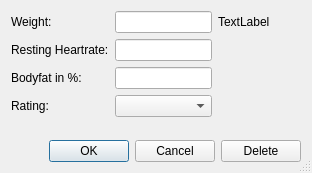
<?xml version="1.0" encoding="UTF-8"?>
<ui version="4.0">
 <class>PhysicalEditor</class>
 <widget class="QDialog" name="PhysicalEditor">
  <property name="geometry">
   <rect>
    <x>0</x>
    <y>0</y>
    <width>312</width>
    <height>173</height>
   </rect>
  </property>
  <property name="windowTitle">
   <string>Dialog</string>
  </property>
  <property name="sizeGripEnabled">
   <bool>true</bool>
  </property>
  <property name="modal">
   <bool>true</bool>
  </property>
  <layout class="QGridLayout" name="gridLayout_2" columnstretch="2,2,2,1">
   <item row="0" column="0" colspan="3">
    <layout class="QGridLayout" name="gridLayout">
     <item row="0" column="0">
      <widget class="QLabel" name="label">
       <property name="text">
        <string>Weight:</string>
       </property>
      </widget>
     </item>
     <item row="0" column="1">
      <widget class="WeightLineEdit" name="weightEdit"/>
     </item>
     <item row="0" column="2">
      <widget class="QLabel" name="bmiLabel">
       <property name="text">
        <string>TextLabel</string>
       </property>
      </widget>
     </item>
     <item row="1" column="0">
      <widget class="QLabel" name="label_2">
       <property name="text">
        <string>Resting Heartrate:</string>
       </property>
      </widget>
     </item>
     <item row="1" column="1">
      <widget class="QLineEdit" name="hrEdit"/>
     </item>
     <item row="2" column="0">
      <widget class="QLabel" name="label_3">
       <property name="text">
        <string>Bodyfat in %:</string>
       </property>
      </widget>
     </item>
     <item row="2" column="1">
      <widget class="QLineEdit" name="bodyfatEdit"/>
     </item>
     <item row="3" column="0">
      <widget class="QLabel" name="label_4">
       <property name="text">
        <string>Rating:</string>
       </property>
      </widget>
     </item>
     <item row="3" column="1">
      <widget class="QComboBox" name="ratingCombo"/>
     </item>
    </layout>
   </item>
   <item row="0" column="3">
    <spacer name="horizontalSpacer">
     <property name="orientation">
      <enum>Qt::Horizontal</enum>
     </property>
     <property name="sizeHint" stdset="0">
      <size>
       <width>21</width>
       <height>97</height>
      </size>
     </property>
    </spacer>
   </item>
   <item row="1" column="0" colspan="2">
    <spacer name="verticalSpacer">
     <property name="orientation">
      <enum>Qt::Vertical</enum>
     </property>
     <property name="sizeHint" stdset="0">
      <size>
       <width>199</width>
       <height>17</height>
      </size>
     </property>
    </spacer>
   </item>
   <item row="2" column="0">
    <spacer name="horizontalSpacer_2">
     <property name="orientation">
      <enum>Qt::Horizontal</enum>
     </property>
     <property name="sizeHint" stdset="0">
      <size>
       <width>40</width>
       <height>20</height>
      </size>
     </property>
    </spacer>
   </item>
   <item row="2" column="1">
    <widget class="QDialogButtonBox" name="buttonBox">
     <property name="orientation">
      <enum>Qt::Horizontal</enum>
     </property>
     <property name="standardButtons">
      <set>QDialogButtonBox::Cancel|QDialogButtonBox::Ok</set>
     </property>
    </widget>
   </item>
   <item row="2" column="2" colspan="2">
    <widget class="QPushButton" name="deleteButton">
     <property name="text">
      <string>Delete</string>
     </property>
    </widget>
   </item>
  </layout>
 </widget>
 <customwidgets>
  <customwidget>
   <class>WeightLineEdit</class>
   <extends>QLineEdit</extends>
   <header>src/gui/weightlineedit.h</header>
  </customwidget>
 </customwidgets>
 <resources/>
 <connections>
  <connection>
   <sender>buttonBox</sender>
   <signal>accepted()</signal>
   <receiver>PhysicalEditor</receiver>
   <slot>accept()</slot>
   <hints>
    <hint type="sourcelabel">
     <x>248</x>
     <y>254</y>
    </hint>
    <hint type="destinationlabel">
     <x>157</x>
     <y>274</y>
    </hint>
   </hints>
  </connection>
  <connection>
   <sender>buttonBox</sender>
   <signal>rejected()</signal>
   <receiver>PhysicalEditor</receiver>
   <slot>reject()</slot>
   <hints>
    <hint type="sourcelabel">
     <x>316</x>
     <y>260</y>
    </hint>
    <hint type="destinationlabel">
     <x>286</x>
     <y>274</y>
    </hint>
   </hints>
  </connection>
 </connections>
</ui>
